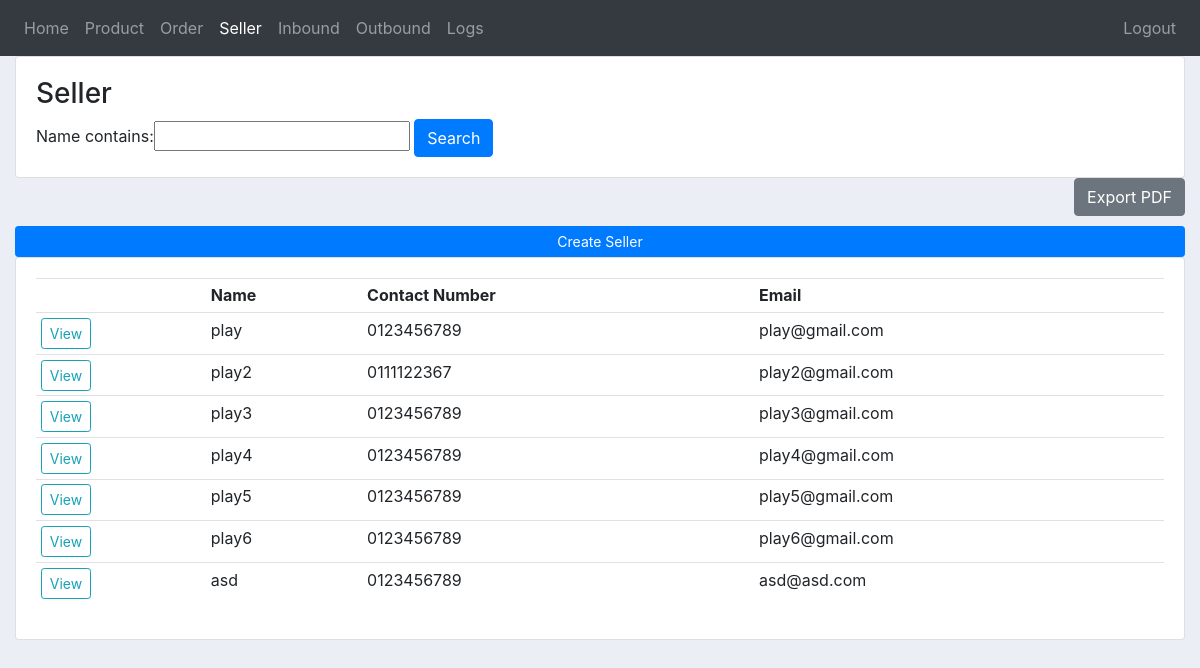
Screenshot of /seller/ (signed in) with the database file from the repository.
### inventory/models.py (models this page shows, shortened)
class Seller(models.Model):
    user = models.OneToOneField(User, on_delete=models.CASCADE, primary_key=True)
    name = models.CharField(max_length=200, null=True)
    phone = models.CharField(max_length=11, null=True)
    email = models.CharField(max_length=200, null=True)
    date_created = models.DateTimeField(auto_now_add=True, null=True)

class User(AbstractUser):
    is_seller = models.BooleanField(default=False)
    is_admin = models.BooleanField(default=False)

### inventory/views.py (the view)
# urls.py: path('seller/', views.seller, name="seller"),
@custom_login_required
@admin_required
def seller(request):
    sellers = Seller.objects.all()
    myFilter = SellerFilter(request.GET, queryset=sellers)
    sellers = myFilter.qs
    name = request.GET['name'] if (request.method == 'GET' and 'name' in request.GET) else ''
    page = request.GET.get('page', 1)
    sellers = paginate(sellers, page);
    context = {
        'sellers': sellers,
        'myFilter': myFilter,
        'nbar': 'seller',
        'name': name,
        }
    return render(request, 'inventory/seller.html', context)

### inventory/helper.py (called while the page is built)
def paginate(object, page =1, limit = 10):
    paginator = Paginator(object, limit) # Show 25 contacts per page.
    page_obj = paginator.get_page(page)
    return page_obj

### inventory/templates/inventory/seller.html (shortened to what this page needs)
{% extends 'inventory/main.html' %}
{% block content %}
<div class="row">
	<div class="col-md">
		<div class="card card-body">
            <h3>Seller</h3>
            <form method="get">
                {{myFilter.form}}
                <button class="btn btn-primary" type="submit">Search</button>
              </form>
        </div>
		<form method="post" action="{% url 'pdf_seller' %}" target="_blank">
			<input type="submit" class="btn btn-secondary float-right" value="Export PDF">
		</form>
        <br>
        <br>
			<a class="btn btn-primary btn-sm btn-block" href="{% url 'create_seller' %}">Create Seller</a>
			<div class="card card-body">
			<table class="table table-sm">
				<tr>
					<th></th>
					<th>Name</th>
					<th>Contact Number</th>
					<th>Email</th>
				</tr>
				{% for seller in sellers %}
					<tr>
                        <td><a class="btn btn-sm btn-outline-info" href="{% url 'seller_order' seller.user_id %}">View</a></td>
						<td>{{seller.user}}</td>
						<td>{{seller.phone}}</td>
						<td>{{seller.email}}</td>
					</tr>
				{% endfor %}
			</table>
			</div>
	</div>
</div>
{% endblock content %}

### static/css/main.css (style rules this page uses)
body { background-color: #ebeff5; }

### rows the page displays
Seller: user "play", phone "0123456789", email "play@gmail.com"
Seller: user "play2", phone "0111122367", email "play2@gmail.com"
Seller: user "play3", phone "0123456789", email "play3@gmail.com"
Seller: user "play4", phone "0123456789", email "play4@gmail.com"
Seller: user "play5", phone "0123456789", email "play5@gmail.com"
Seller: user "play6", phone "0123456789", email "play6@gmail.com"
Seller: user "asd", phone "0123456789", email "asd@asd.com"
